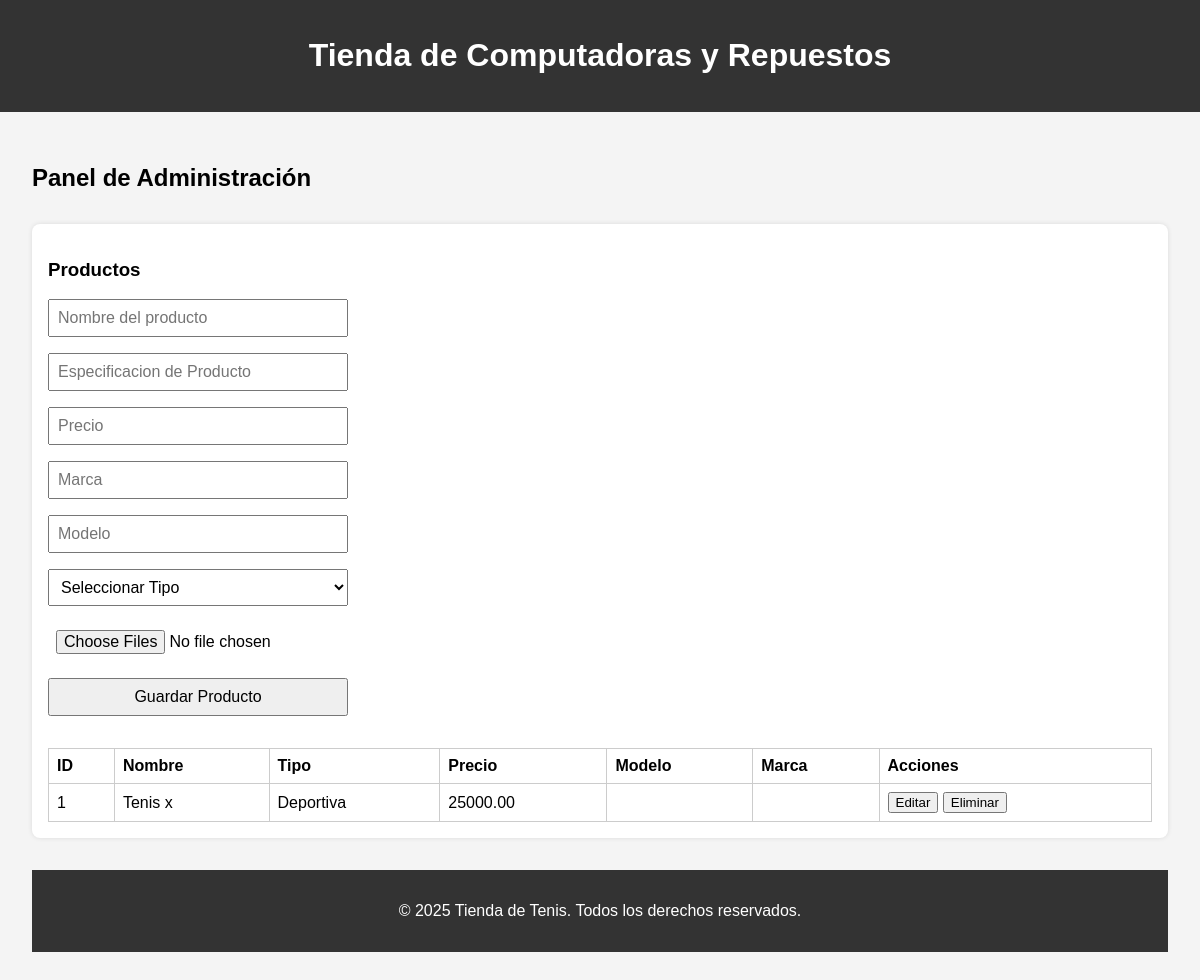
/index.php?action=verAdministracion (signed in), run on an earlier commit of the app's database.
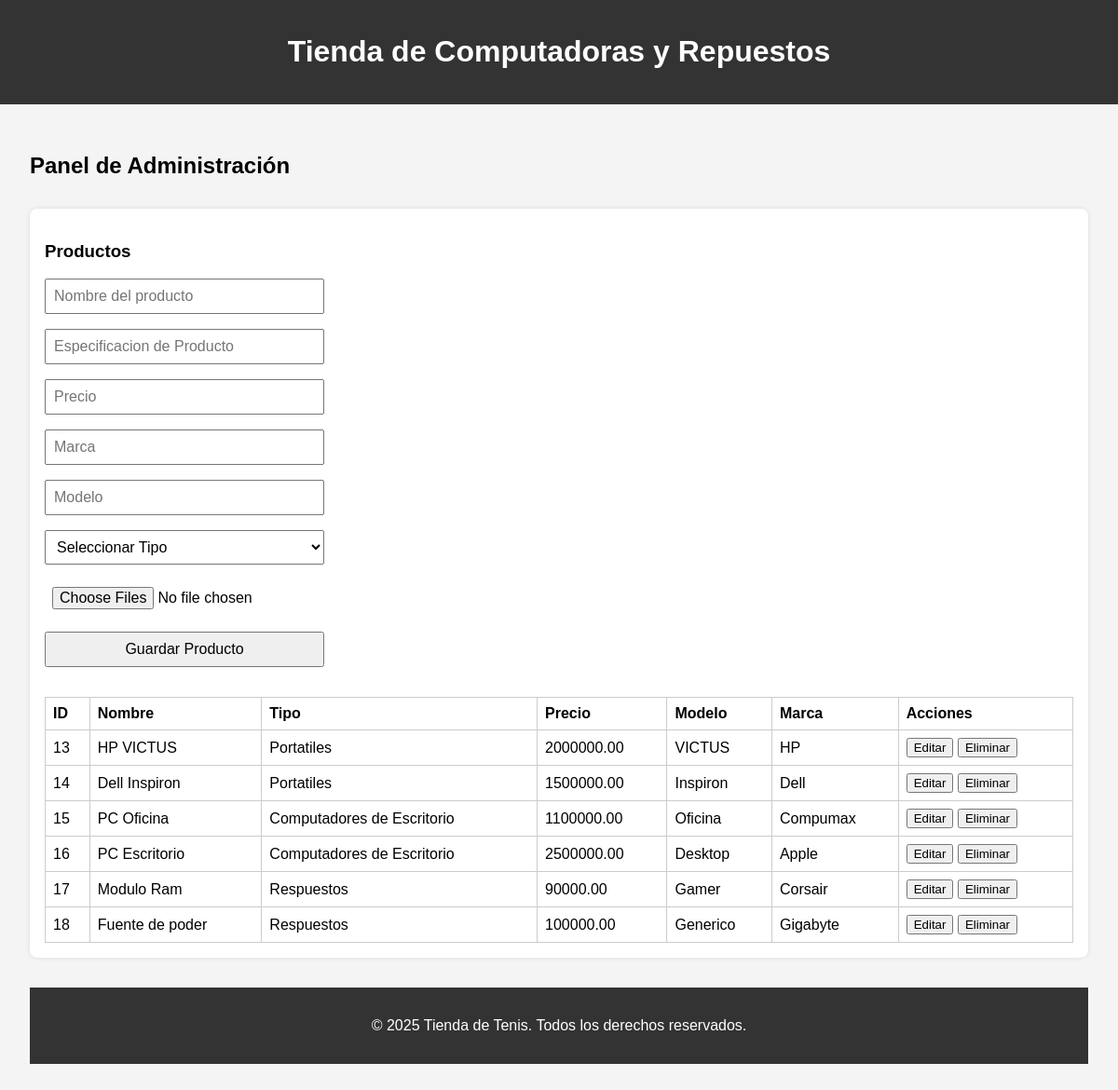
And on a later commit of the database.
### tables this page shows
CREATE TABLE `productos` (
  `id` int(11) NOT NULL,
  `nombre` varchar(100) NOT NULL,
  `especificaciones` varchar(200) DEFAULT NULL,
  `precio` decimal(10,2) NOT NULL,
  `id_categoria` int(11) DEFAULT NULL,
  `marca` varchar(200) NOT NULL,
  `modelo` varchar(200) NOT NULL,
  `tipo` varchar(50) NOT NULL
);

CREATE TABLE `categorias` (
  `id` int(11) NOT NULL,
  `nombre` varchar(100) NOT NULL
);

### controlador/controlador.php (called while the page is built, shortened)
<?php
class Controlador
{
    public function consultarProductos()
    {
        $gestor = new GestorProducto;
        $productos = $gestor->consultarProductos();
        require_once("vista/html/productos.php");
    }
}

### modelo/gestorProductos.php (called while the page is built, shortened)
<?php
class GestorProducto
{
    public function consultarProductos()
    {
        $conexion = new conexion;
        $conexion->abrir();
        $sql = "SELECT productos.id AS id_producto,
        categorias.nombre AS nombre_categoria,
        productos.nombre,
        productos.especificaciones,
        productos.precio,
        productos.modelo,
        productos.marca
        FROM productos
        JOIN categorias ON productos.id_categoria = categorias.id;";
        $conexion->consulta($sql);
        $result = $conexion->obtenerResultado();
        return $result;
    }
}

### modelo/conexion.php (called while the page is built, shortened)
<?php
class Conexion{
    private $mySQLI;
    private $result;
    public function abrir(){
        $this->mySQLI = new mysqli("localhost", "root", "", "tienda_tenis");
    }
    public function consulta($sql){
        $this->result = $this->mySQLI->query($sql);
    }
    public function obtenerResultado(){
        return $this->result;
    }
}

### vista/html/productos.php (the view, shortened to what this page needs)
<!DOCTYPE html>
<html lang="es">
<head>
  <link rel="stylesheet" href="vista/css/style.css">
</head>
<body>
  <header>
    <h1>Tienda de Computadoras y Repuestos</h1>
  </header>
  <?php
  if (isset($_SESSION["rol"]) && $_SESSION["rol"] == "admin") {
    if ($_SESSION["rol"] == "admin") {
      ?>
      <section id="panel-admin">
        <h2>Panel de Administración</h2>
        <div class="admin-section">
          <h3>Productos</h3>
          <?php
          if (isset($productosxid)) {
            $fila3 = $productosxid->fetch_assoc();
            ?>
            <form class="form-admin" action="index.php?action=editarProductoxid" method="post" required
              enctype="multipart/form-data">
              <input type="hidden" value="<?php echo $fila3["id_producto"] ?>" id="idProducto" name="idProducto">
              <input type="text" value="<?php echo $fila3["nombre"] ?>" id="nombre" name="nombre" required>
              <input type="text" value="<?php echo $fila3["especificaciones"] ?>" id="especificaciones"
                name="especificaciones" required>
              <input type="number" value="<?php echo $fila3["precio"] ?>" id="precio" name="precio" required>
              <input type="text" value="<?php echo $fila3["marca"] ?>" id="marca" name="marca" required>
              <input type="text" value="<?php echo $fila3["modelo"] ?>" id="modelo" name="modelo" required>
              <select id="categoria" name="categoria" required>
                <option value="">Seleccionar Tipo</option>
                <?php
                while ($fila2 = $categoriasSelect->fetch_assoc()) {
                  ?>
                  <option <?php if ($fila3["id_categoria"] == $fila2["id"]) {
                    echo "selected";
                  } ?> value="<?php echo $fila2["id"] ?>"><?php echo $fila2["nombre"] ?></option>
                  <?php
                }
                ?>
              </select>
              <div class="galeria-imagenes">
                <?php
                while ($fila4 = $imagenes->fetch_assoc()) {
                  if ($fila4["id_producto"] == $fila3["id_producto"]) {
                    ?>
                    <a href="index.php?action=borrarImagen&id=<?php echo $fila4["id"] ?>" class="imagenEliminar"
                      onclick="return confirm('¿Estás seguro de que quieres eliminar esta imagen?');">
                      <img class="imagenes" src="uploads/<?php echo $fila4["nombre_archivo"] ?>" alt="Imagen del producto">
                      <div class="contenedor_basurero">
                        <img class="icono_basura" src="vista/imagenes/borrar.png" alt="Eliminar">
                      </div>
                    </a>
                    <?php
                  }
                }
                ?>
              </div>
              <input id="cover" class="upload" name="cover[]" type="file" multiple>
              <button type="submit">Editar Producto</button>
            </form>
            <?php
          } else {
            ?>
            <form class="form-admin" action="index.php?action=guardarProducto" method="post" required required
              enctype="multipart/form-data">
              <input type="text" placeholder="Nombre del producto" id="nombre" name="nombre" required>
              <input type="text" placeholder="Especificacion de Producto" id="especificacion" name="especificacion" required>
              <input type="number" placeholder="Precio" id="precio" name="precio" required>
              <input type="text" placeholder="Marca" id="marca" name="marca" required>
              <input type="text" placeholder="Modelo" id="modelo" name="modelo" required>
              <select id="categoria" name="categoria" required>
                <option value="">Seleccionar Tipo</option>
              </select>
              <input id="cover" class="upload" name="cover[]" type="file" multiple>
              <button type="submit">Guardar Producto</button>
            </form>
            <?php
          }
          ?>
          <table>
            <thead>
              <tr>
                <th>ID</th>
                <th>Nombre</th>
                <th>Tipo</th>
                <th>Precio</th>
                <th>Modelo</th>
                <th>Marca</th>
                <th>Acciones</th>
              </tr>
            </thead>
            <tbody>
              <?php
              while ($fila = $productos->fetch_assoc()) {
                ?>
                <tr>
                  <td><?php echo $fila["id_producto"] ?></td>
                  <td><?php echo $fila["nombre"] ?></td>
                  <td><?php echo $fila["nombre_categoria"] ?></td>
                  <td><?php echo $fila["precio"] ?></td>
                  <td><?php echo $fila["modelo"] ?></td>
                  <td><?php echo $fila["marca"] ?></td>
                  <td>
                    <a href="index.php?action=editarProducto&id=<?php echo $fila["id_producto"] ?>"><button
                        type="button">Editar</button></a>
                    <a href="index.php?action=eliminarProducto&id=<?php echo $fila['id_producto']; ?>"
                      onclick="return confirm('¿Estás seguro de que quieres eliminar este producto?');"><button
                        type="button">Eliminar</button></a>
                  </td>
                </tr>
                <?php
              }
              ?>
            </tbody>
          </table>
        </div>
        <?php
    }
  }
  ?>
    <footer>
      <p>&copy; 2025 Tienda de Tenis. Todos los derechos reservados.</p>
    </footer>
</body>
</html>

### index.php (shortened to what this page needs)
<?php
require_once("Controlador/Controlador.php");
require_once("Modelo/Conexion.php");
require_once("Modelo/GestorProductos.php");
require_once("Modelo/Productos.php");
$controlador = new Controlador();
if (isset($_GET['action'])) {
    switch ($_GET['action']) {
        case "verAdministracion":
            if (isset($_SESSION["rol"]) && $_SESSION["rol"] == "admin") {
                $productos = $controlador->consultarProductos();
            } else {
                $controlador->verPagina("vista/html/admin.php");
            }
            break;
    }
} else {
    $controlador->verPagina("vista/html/catalogo.php");
}

### vista/css/style.css (style rules this page uses)
body { font-family: Arial, sans-serif; margin: 0; padding: 0; background-color: #f4f4f4; }
header { background-color: #333; color: white; padding: 1rem; text-align: center; }
section { padding: 2rem; }
form { display: flex; flex-direction: column; max-width: 300px; margin-top: 1rem; }
form input, form button, form select { margin-bottom: 1rem; padding: 0.5rem; font-size: 1rem; }
.admin-section { margin-top: 2rem; background: #fff; padding: 1rem; border-radius: 8px; box-shadow: 0 0 5px rgba(0,0,0,0.1); }
.admin-section table { width: 100%; border-collapse: collapse; margin-top: 1rem; }
.admin-section table, th, td { border: 1px solid #ccc; }
.admin-section th, .admin-section td { padding: 0.5rem; text-align: left; }
footer { background-color: #333; color: white; text-align: center; padding: 1rem; margin-top: 2rem; }

What changed in the data, as far as the page shows it:
removed productos: id "1", nombre "Tenis x", id_categoria.nombre "Deportiva", precio "25000.00"
added productos: id "13", nombre "HP VICTUS", id_categoria.nombre "Portatiles", precio "2000000.00", modelo "VICTUS", marca "HP"
added productos: id "14", nombre "Dell Inspiron", id_categoria.nombre "Portatiles", precio "1500000.00", modelo "Inspiron", marca "Dell"
added productos: id "15", nombre "PC Oficina", id_categoria.nombre "Computadores de Escritorio", precio "1100000.00", modelo "Oficina", marca "Compumax"
added productos: id "16", nombre "PC Escritorio", id_categoria.nombre "Computadores de Escritorio", precio "2500000.00", modelo "Desktop", marca "Apple"
added productos: id "17", nombre "Modulo Ram", id_categoria.nombre "Respuestos", precio "90000.00", modelo "Gamer", marca "Corsair"
added productos: id "18", nombre "Fuente de poder", id_categoria.nombre "Respuestos", precio "100000.00", modelo "Generico", marca "Gigabyte"
